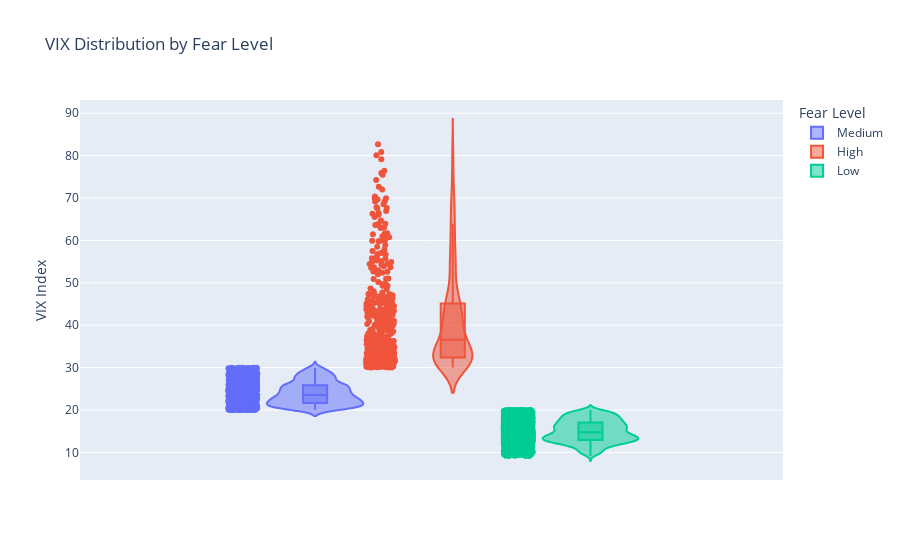

The notebook cell saved with this chart:
### Markdown cell above
## Step 4: VIX Distribution by Fear Level
Violin plot shows the distribution of VIX under Low, Medium, and High fear regimes.

### Code cell
# Violin plot showing the distribution of VIX under different Fear Levels

import plotly.express as px

fig = px.violin(
    combined_cleaned,  
    y='VIX',
    color='Fear_Level',
    box=True,
    points='all',
    title="VIX Distribution by Fear Level",
    labels={'VIX': 'VIX Index', 'Fear_Level': 'Fear Level'}
)
fig.show()

### Figure 1 — Plotly figure (JSON) as saved in the notebook; plotly's stock layout.template omitted (floating-point values rounded to 4 significant figures; data arrays with more than 128 entries replaced by an {"elided": "..."} marker saying what was removed)
{"data": [{"alignmentgroup": "True", "box": {"visible": true}, "hovertemplate": "Fear Level=Medium<br>VIX Index=%{y}<extra></extra>", "legendgroup": "Medium", "marker": {"color": "#636efa"}, "name": "Medium", "offsetgroup": "Medium", "orientation": "v", "points": "all", "scalegroup": "True", "showlegend": true, "type": "violin", "x0": " ", "xaxis": "x", "y": {"elided": "1127 float values"}, "y0": " ", "yaxis": "y"}, {"alignmentgroup": "True", "box": {"visible": true}, "hovertemplate": "Fear Level=High<br>VIX Index=%{y}<extra></extra>", "legendgroup": "High", "marker": {"color": "#EF553B"}, "name": "High", "offsetgroup": "High", "orientation": "v", "points": "all", "scalegroup": "True", "showlegend": true, "type": "violin", "x0": " ", "xaxis": "x", "y": {"elided": "431 float values"}, "y0": " ", "yaxis": "y"}, {"alignmentgroup": "True", "box": {"visible": true}, "hovertemplate": "Fear Level=Low<br>VIX Index=%{y}<extra></extra>", "legendgroup": "Low", "marker": {"color": "#00cc96"}, "name": "Low", "offsetgroup": "Low", "orientation": "v", "points": "all", "scalegroup": "True", "showlegend": true, "type": "violin", "x0": " ", "xaxis": "x", "y": {"elided": "2548 float values"}, "y0": " ", "yaxis": "y"}], "layout": {"legend": {"title": {"text": "Fear Level"}, "tracegroupgap": 0}, "title": {"text": "VIX Distribution by Fear Level"}, "violinmode": "group", "xaxis": {"anchor": "y", "domain": [0, 1]}, "yaxis": {"anchor": "x", "domain": [0, 1], "title": {"text": "VIX Index"}}}}
